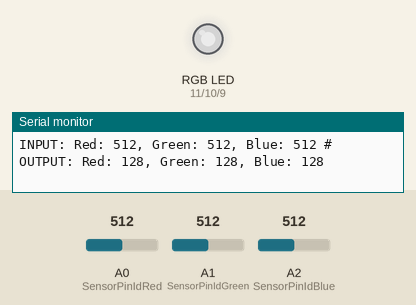
Simulated run of this sketch. Board: Arduino Uno, built with avr-gcc and run on an emulated ATmega328P. On the bench: an RGB LED mixed from three pins (HIGH = lit), the last lines printed to the serial monitor. The test bench sets the inputs (shaded band); at power-on: A0 (SensorPinIdRed) = 512, A1 (SensorPinIdGreen) = 512, A2 (SensorPinIdBlue) = 512. Dim RGB values are drawn brighter than linear.

Above: at 1.2 s.
1.3 s: A0 (SensorPinIdRed) set to 415
At 2.1 s:
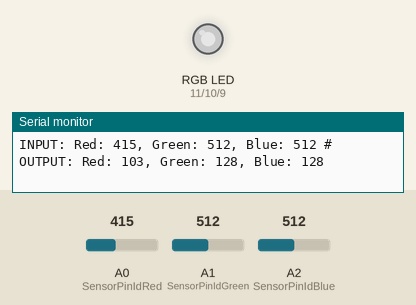
4.3 s: A0 (SensorPinIdRed) set to 391
At 5.2 s:
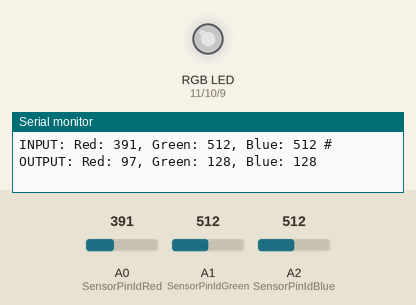
7.3 s: A0 (SensorPinIdRed) set to 716
At 8.1 s:
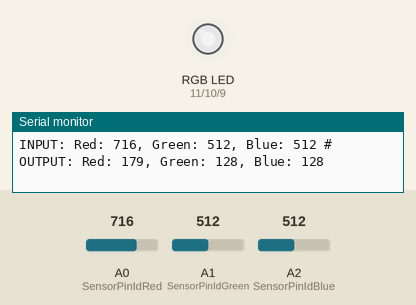
8.8 s: A0 (SensorPinIdRed) set to 991
At 10.0 s:
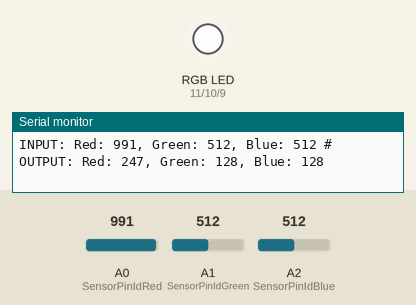
10.3 s: A0 (SensorPinIdRed) set to 1011
At 11.2 s:
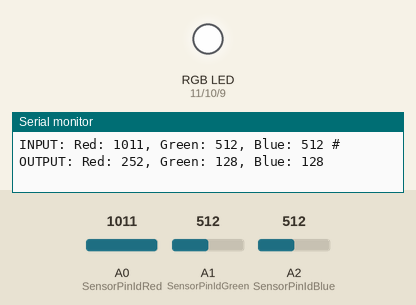
11.8 s: A1 (SensorPinIdGreen) set to 410
14.8 s: A1 (SensorPinIdGreen) set to 392
Timing chart, 0 to 17.8 s (numbered marks = the images above; inputs shaded):
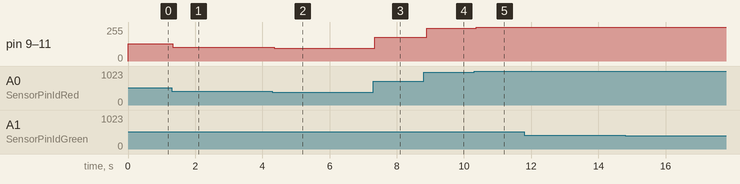

Measured:
- after the input at 1.3 s, pin 9 (LedPinIdBlue), pin 10 (LedPinIdGreen), pin 11 (LedPinIdRed): 128/255 → 103/255 at once
- after the input at 4.3 s, pin 9 (LedPinIdBlue), pin 10 (LedPinIdGreen), pin 11 (LedPinIdRed): 103/255 → 97/255 after 0.06 s
- after the input at 7.3 s, pin 9 (LedPinIdBlue), pin 10 (LedPinIdGreen), pin 11 (LedPinIdRed): 97/255 → 179/255 at once
- after the input at 8.8 s, pin 9 (LedPinIdBlue), pin 10 (LedPinIdGreen), pin 11 (LedPinIdRed): 179/255 → 247/255 after 0.09 s
- after the input at 10.3 s, pin 9 (LedPinIdBlue), pin 10 (LedPinIdGreen), pin 11 (LedPinIdRed): 247/255 → 252/255 after 0.06 s

The sketch:

04colorlamp.ino
```cpp
// (licence header left out)
// Pin ids
enum LedPinId {
    LedPinIdRed = 11,
    LedPinIdGreen = 10,
    LedPinIdBlue = 9,
};

// Pin ids
enum SensorPinId {
    SensorPinIdRed = A0,
    SensorPinIdGreen = A1,
    SensorPinIdBlue = A2,
};


// Outut color values
int outputRedValue = 0;
int outputGreenValue = 0;
int outputBlueValue = 0;

// Input color values
int sensorRedValue = 0;
int sensorGreenValue = 0;
int sensorBlueValue = 0;


void setup() {

    const int sensorBaudPerSec = 9600;
    Serial.begin(sensorBaudPerSec);

    pinMode(LedPinIdRed, OUTPUT);
    pinMode(LedPinIdGreen, OUTPUT);
    pinMode(LedPinIdBlue, OUTPUT);
}


void loop() {

    // Read from the light sensors
    sensorRedValue = analogRead(SensorPinIdRed);
    delay(5);
    sensorGreenValue = analogRead(SensorPinIdGreen);
    delay(5);
    sensorBlueValue = analogRead(SensorPinIdBlue);

    // Convert the input sensor value on base (max 1024) to output compatible value (max 255)
    outputRedValue = sensorRedValue / 4;
    outputGreenValue = sensorGreenValue / 4;
    outputBlueValue = sensorBlueValue / 4;

    // Set PWM value for changing the led color
    analogWrite(LedPinIdRed, outputRedValue);
    analogWrite(LedPinIdGreen, outputRedValue);
    analogWrite(LedPinIdBlue, outputRedValue);

    // Logging
    Serial.print("INPUT: ");
    Serial.print("Red: ");
    Serial.print(sensorRedValue);
    Serial.print(", Green: ");
    Serial.print(sensorGreenValue);
    Serial.print(", Blue: ");
    Serial.print(sensorBlueValue);
    Serial.print(" # ");
    Serial.print("OUTPUT: ");
    Serial.print("Red: ");
    Serial.print(outputRedValue);
    Serial.print(", Green: ");
    Serial.print(outputGreenValue);
    Serial.print(", Blue: ");
    Serial.print(outputBlueValue);
    Serial.println("\n");
}
```
